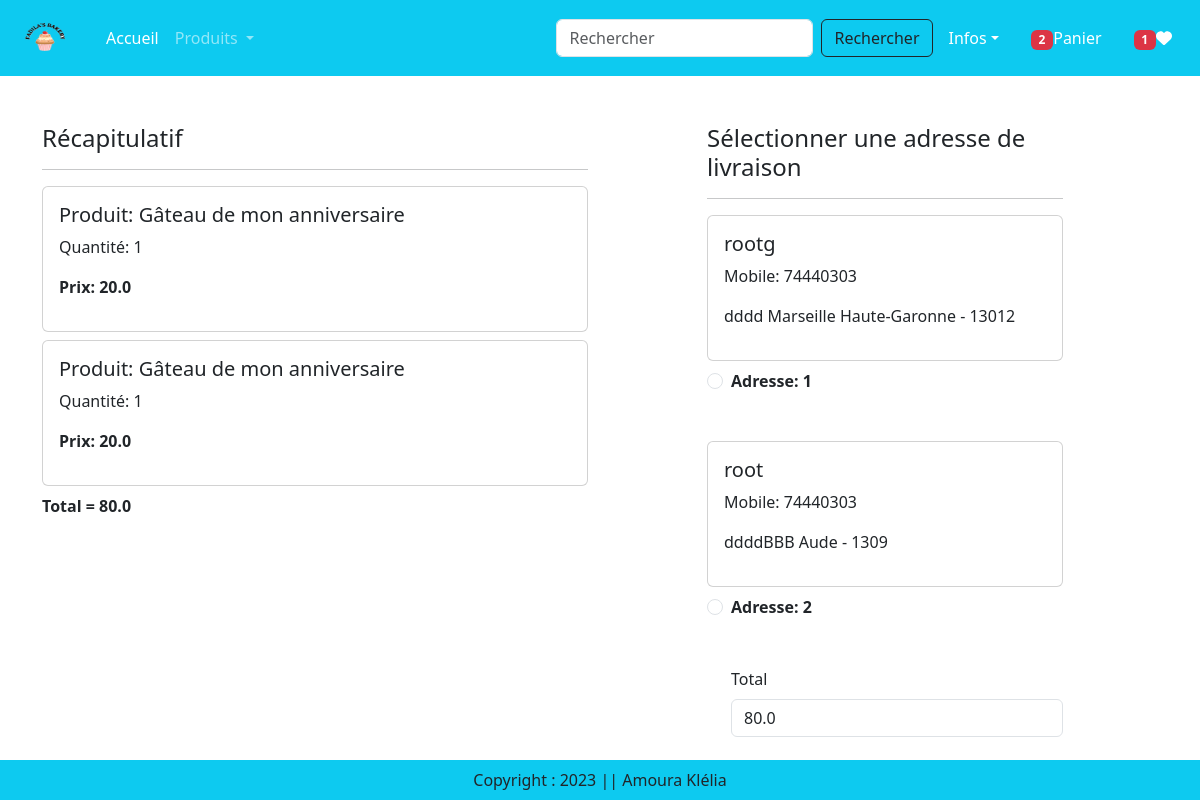
Screenshot of /checkout/ (signed in) with the database file from the repository.
### app/models.py (models this page shows, shortened)
class Cart(models.Model):
    user = models.ForeignKey(User,on_delete=models.CASCADE)
    product = models.ForeignKey(Product,on_delete=models.CASCADE)
    quantity = models.PositiveIntegerField(default=1)

class Product(models.Model):
    title = models.CharField(max_length=100)
    selling_price = models.FloatField()
    discounted_price = models.FloatField()
    description = models.TextField()
    composition = models.TextField(default='')
    prodapp = models.TextField(default='')
    category = models.CharField(choices=CATEGORY_CHOICES, max_length=2)
    product_image = models.ImageField(upload_to='product')

class Customer(models.Model):
    user = models.ForeignKey(User,on_delete=models.CASCADE)
    name = models.CharField(max_length=200)
    locality = models.CharField(max_length=200)
    city = models.CharField(max_length=50)
    mobile = models.IntegerField(default=0)
    zipcode = models.IntegerField()
    state = models.CharField(choices=STATE_CHOICES, max_length=100)

### app/views.py (the view)
# urls.py: path('checkout/', views.checkout.as_view(), name="checkout"),
@method_decorator(login_required, name='dispatch')
class checkout(View):
    def get(self,request):
        totalitem = 0
        wishitem = 0
        if request.user.is_authenticated:
            totalitem = len(Cart.objects.filter(user=request.user))
            wishitem = len(Wishlist.objects.filter(user=request.user))
        user=request.user
        add=Customer.objects.filter(user=user)
        cart_items=Cart.objects.filter(user=user)
        famount = 0
        for p in cart_items:
            value = p.quantity * p.product.discounted_price
            famount = famount + value
        totalamount = famount + 40
        return render(request, 'app/checkout.html',locals())

### app/templates/app/checkout.html (shortened to what this page needs)
{% extends 'app/base.html' %}
{% load static %}
{% block main-content %}
<div class="container">
<div class="row mt-5">
    <div class="col-sm-6">
        <h4>Récapitulatif</h4>
        <hr>
        {% for item in cart_items %}
        <div class="card mb-2">
            <div class="card-body">
                <h5>Produit: {{ item.product.title }}</h5>
                <p>Quantité: {{ item.quantity }}</p>
                <p class="fw-bold">Prix: {{ item.product.discounted_price }}</p>
            </div>
        </div>
        {% endfor %}
    <p class="fw-bold">Total = {{ totalamount }}</p>
    </div>
<div class="col-sm-4 offset-sm-1">
    <h4>Sélectionner une adresse de livraison</h4>
    <hr>
    <form method="post" id="myform">
        {% for ad in add %}
        <div class="card">
            <div class="card-body">
                <h5>{{ ad.name }}</h5>
                <p>Mobile: {{ ad.mobile }}</p>
                <p>{{ ad.locality }} {{ ad.city }} {{ ad.state }} - {{ ad.zipcode }}</p>
            </div>
        </div>
        <div class="form-check mt-2 mb-5">
            <input class="form-check-input" type="radio" name="custid" id="custadd{{ forloop.counter }}" value="{{ ad.id }}">
            <label class="form-check-label fw-bold" for="custadd{{ forloop.counter }}">
            Adresse: {{ forloop.counter }}</label>
        </div>
        {% endfor %}
        <div class="form-check mb-3">
            <label for="totalamount" class="form-label">Total</label>
            <input type="number" class="form-control" name="totalamount" value={{ totalamount }} readonly>
        </div>
    <div class="text-end">
        <button type="submit" class="btn btn-warning mt-2 px-2 fw-bold">Continuer</button>
    </div>
    </form>
</div>
</div>
</div>
{% endblock main-content %}

### rows the page displays
Cart: product "Gâteau de mon anniversaire", quantity "1", product.discounted_price "20.0"
Cart: product "Gâteau de mon anniversaire", quantity "1", product.discounted_price "20.0"
Customer: name "rootg", mobile "74440303", locality "dddd", city "Marseille", state "Haute-Garonne", zipcode "13012"
Customer: name "root", mobile "74440303", locality "ddddBBB", state "Aude", zipcode "1309"

### other values shown
{{ totalitem }} "2"
{{ wishitem }} "1"
{{ totalamount }} "80.0"
